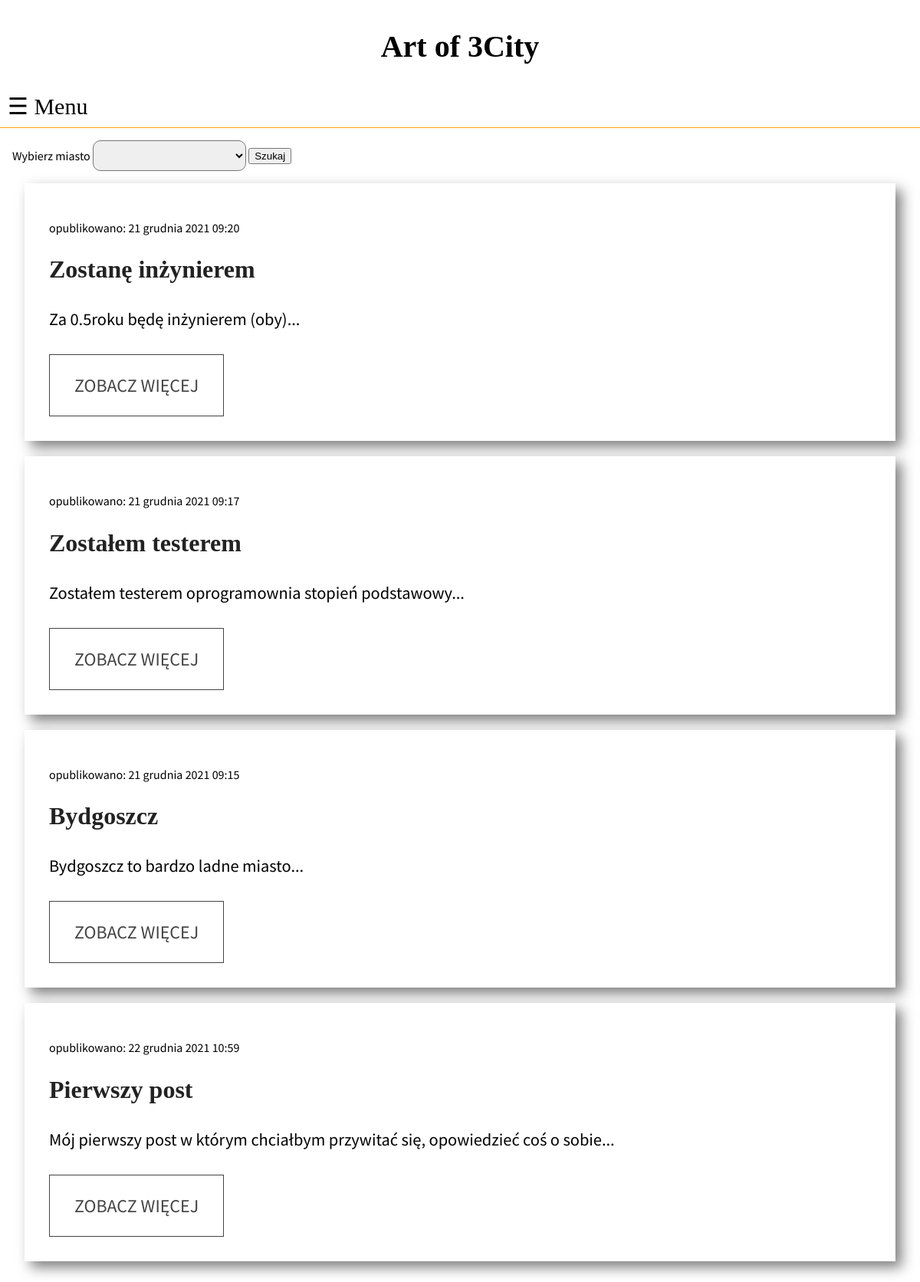
/posts/, run on an earlier commit of the app's database.
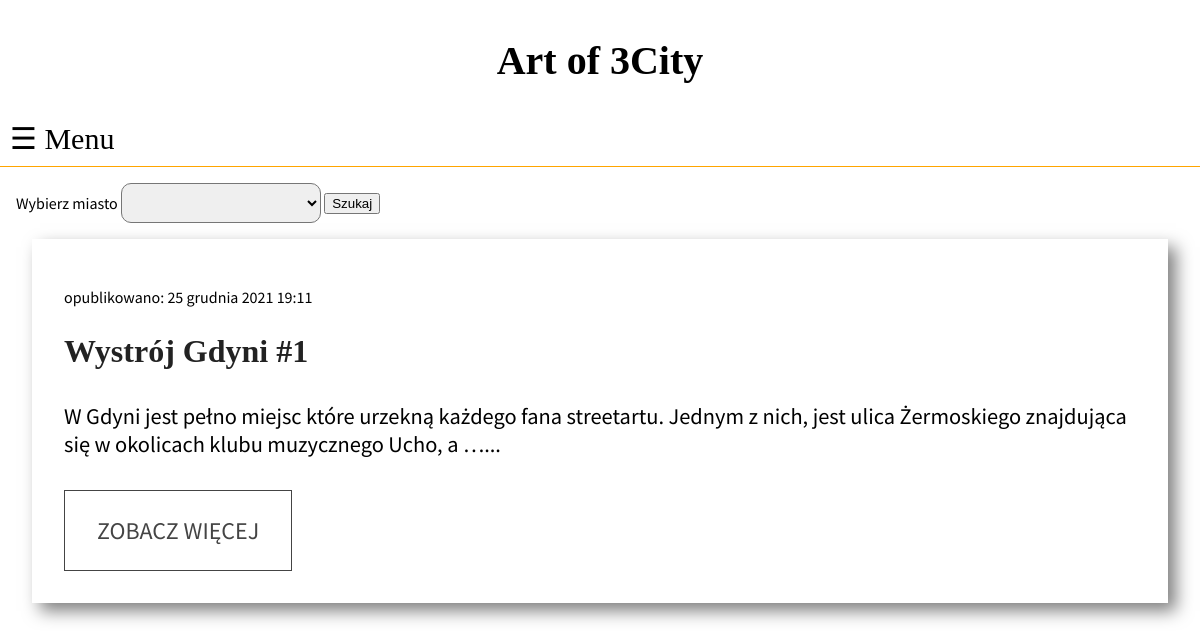
And on a later commit of the database.
### posts/models.py (models this page shows, shortened)
class Post(models.Model):
    title = models.CharField(max_length=32)
    content = models.TextField()
    address = models.CharField(max_length=64)
    created_date = models.DateTimeField(default=timezone.now)
    published_date = models.DateTimeField(default = timezone.now)
    author = models.ForeignKey('auth.User',on_delete=models.CASCADE)
    image = models.ImageField(upload_to='images/', blank=True, default="default.png")
    place = models.OneToOneField(Place, on_delete= models.CASCADE, primary_key=False,verbose_name="place where it is")

### posts/views.py (the view)
# urls.py: path("",views.index,name="index"),
def index(request):
    if request.method == "GET":
        posts = Post.objects.all()
        template = loader.get_template("posts/index.html")
        context = {
            "all_posts": reversed(list(posts)),
            "all_towns": towns
        }
        return HttpResponse(template.render(context,request))
    else:
        submit = request.POST.get("submit")
        form = PlaceForm(request.POST)
        town = form["town"].value()
        context =Post.objects.filter(place__town = town)
        return render(request,"posts/index.html",{"all_posts":context,"all_towns":towns})

### posts/templates/posts/index.html (shortened to what this page needs)
{% extends 'posts/base.html' %}
    {% block content %}
    {% include 'posts/townFilter.html' %}
        {% for post in all_posts%}
            <section>
                <div class="cardContainer">
                    <div class="cardContent">
                         <div class="content-text">
                            <p>opublikowano: {{post.published_date}}</p>
                            <h2 class="content-title">{{post.title}}</h2>
                            <p class="content-paragraph">{{post.content | truncatewords:24}}...</p>
                            <a href="{% url 'posts:details' post.id %}" class="btn">Zobacz więcej</a>
                        </div>
                    </div>
                </div>
            </section>
        {% empty %}
            <h3>Nie ma postów</h3>
        {% endfor %}
    {% endblock %}

### posts/templates/posts/base.html (shortened to what this page needs)
{% load static %}
<html>
    <head>
        <link rel="stylesheet" href="{% static 'css/style.css' %}">
        <link rel="stylesheet" href="{% static 'css/card.css' %}">
    </head>
    <body>
        <header  id="topnavID">
            <div class="titleContainer">
                <h1 class="title">
                    Art of 3City
                </h1>
            </div>
            <span class ="menuButton" onclick="openNav()">&#9776; Menu</span>
        </header>
        <div class="container">
            {% block content %}
            {% endblock %}
        </div>
    </body>
</html>

### posts/templates/posts/townFilter.html (shortened to what this page needs)
{% load static %}
<form method="POST" action="/posts/">
    <label>Wybierz miasto </label>
    <select name="town" id="town-select">
            <option value=""></option>
    </select>
    <input type="submit" value="Szukaj" class="btn">
</form>

### posts/static/css/style.css (style rules this page uses)
body { margin: 0; }
.container { max-width: 1200px; margin: auto; position: relative; font-family: "Source Sans Pro", Georgia, 'Times New Roman', Times, serif; padding: 16px; }
header { background: white; width: 100%; top:0; overflow: hidden; display: inline-block; padding-bottom: 10px; border-bottom: 0.1rem solid azure; border-bottom: 1px solid orange; }
div.titleContainer { text-align: center; }
.title { color: #000; font-family: 'Playfair Display', serif; font-size: 2.5em; padding: 10px 0; }
h1, h3, h4 { font-family: Verdana, Tahoma, sans-serif; }
.menuButton { font-size:30px; cursor:pointer; padding-left: 10px; display: inline-block; }
#town-select { border-radius: 10px; width: 200px; height: 40px; font-size: 16px; text-align: left; }

### posts/static/css/card.css (style rules this page uses)
.cardContainer { max-width: 80rem; padding: 0 1.0rem; margin: 0 auto; }
.cardContent { display: flex; background-color: #fff; box-shadow: .5rem .5rem 1rem rgba(0,0,0,0.5); margin-bottom: 20px; }
.content-text { flex: 1.5; padding: 2rem; }
.content-text .content-title { font-family: 'Playfair Display', serif; color: #222; font-size: 2rem; }
.content-text .content-paragraph { font-size: 1.4rem; margin-bottom: 2rem; }
.content-text .btn { display: inline-block; text-decoration: none; font-size: 1.5rem; text-transform: uppercase; padding: 1.5rem 2rem; border: 1px solid #444; color: #444; }

What changed in the data, as far as the page shows it:
removed Post: published_date "21 grudnia 2021 09:20", title "Zostanę inżynierem", content "Za 0.5roku będę inżynierem (oby)"
removed Post: published_date "21 grudnia 2021 09:17", title "Zostałem testerem", content "Zostałem testerem oprogramownia stopień podstawowy"
removed Post: published_date "21 grudnia 2021 09:15", title "Bydgoszcz", content "Bydgoszcz to bardzo ladne miasto"
removed Post: published_date "22 grudnia 2021 10:59", title "Pierwszy post", content "Mój pierwszy post w którym chciałbym przywitać się, opowiedzieć coś o sobie"
added Post: published_date "25 grudnia 2021 19:11", title "Wystrój Gdyni #1", content "W Gdyni jest pełno miejsc które urzekną każdego fana streetartu. Jednym z nich, jest ulica Żermoskiego znajdująca się w okolicach klubu muzycznego Ucho, a …"
